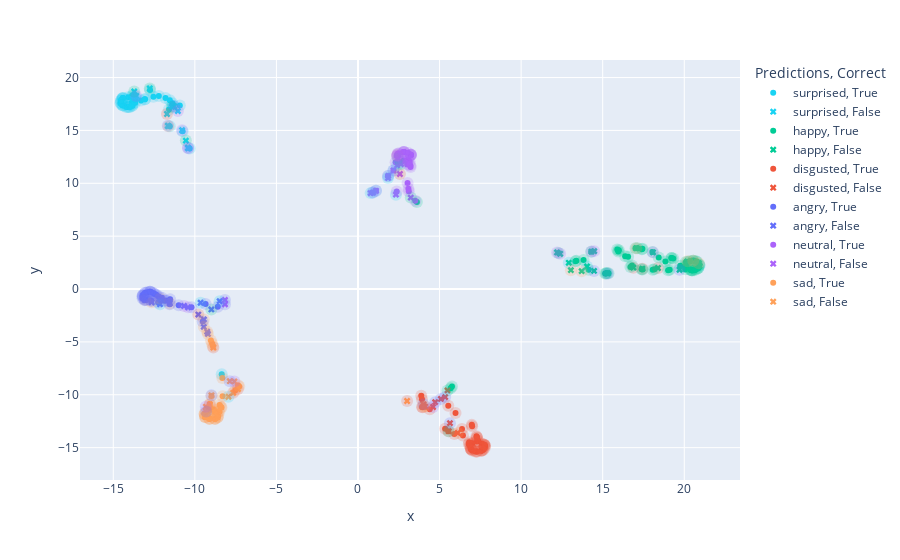

Notebook cell for this chart:
### Code cell
tsne_confidences = sklearn.manifold.TSNE()
confidences_points = tsne_confidences.fit_transform(confidences)

confidences_points_df = pd.DataFrame(confidences_points, columns=["x", "y"])
visdf = pd.concat([confidences_points_df, predictions_series, labels_series, correct_state], axis=1)

fig = px.scatter(visdf, x="x", y="y", color="Predictions", symbol="Correct", symbol_map=symbol_map, color_discrete_map=discrete_color_map)
fig2 = px.scatter(visdf, x="x", y="y", color="Label", hover_data=["Predictions"], opacity=0.2, color_discrete_map=discrete_color_map)
fig2.update_traces(dict(
  marker=dict(
    size=12,
  ),
  showlegend=False
))


fig.add_traces(fig2.data)
fig.show()

### Figure 1 — Plotly figure (JSON) as saved in the notebook; plotly's stock layout.template omitted (floating-point values rounded to 4 significant figures)
{"data": [{"hovertemplate": "Predictions=surprised<br>Correct=True<br>x=%{x}<br>y=%{y}<extra></extra>", "legendgroup": "surprised, True", "marker": {"color": "#19D3F3", "symbol": "circle"}, "mode": "markers", "name": "surprised, True", "orientation": "v", "showlegend": true, "type": "scatter", "x": [-14.2, -14.12, -14.52, -14.56, -8.351, -12.54, -13.66, -11.38, -13.83, -14.39, -10.31, -14.08, -13.3, -14.45, -14.41, -10.75, -11.53, -13.85, -13.64, -13.87, -13.65, -13.98, -13.05, -10.92, -13.07, -12.21, -14.43, -13.87, -12.74, -11.59, -11.53, -14.42, -14.05, -13.82, -14.45, -11.32, -14.54, -14.42, -14.52, -11.8, -13.84], "xaxis": "x", "y": [17.21, 17.21, 17.84, 17.63, -8.06, 18.19, 17.62, 17.58, 17.36, 17.36, 13.3, 18.13, 17.82, 17.39, 18.06, 14.93, 15.39, 17.32, 17.91, 18.14, 18.23, 17.22, 17.95, 17.37, 17.95, 18.25, 17.38, 17.61, 18.82, 16.97, 17.85, 18.06, 17.2, 17.53, 17.99, 17.32, 17.55, 18.03, 17.84, 18.07, 18.27], "yaxis": "y"}, {"hovertemplate": "Predictions=surprised<br>Correct=False<br>x=%{x}<br>y=%{y}<extra></extra>", "legendgroup": "surprised, False", "marker": {"color": "#19D3F3", "symbol": "x"}, "mode": "markers", "name": "surprised, False", "orientation": "v", "showlegend": true, "type": "scatter", "x": [-10.41, -11.27, -13.72, -10.42, -10.55, -11.66, -11.4, -11.62, -11.71, -11.04, -13.59, -10.78, -12.76], "xaxis": "x", "y": [13.31, 17.29, 18.68, 13.37, 14.04, 15.44, 17.22, 15.4, 16.55, 16.83, 18.26, 15.01, 18.96], "yaxis": "y"}, {"hovertemplate": "Predictions=happy<br>Correct=True<br>x=%{x}<br>y=%{y}<extra></extra>", "legendgroup": "happy, True", "marker": {"color": "#00CC96", "symbol": "circle"}, "mode": "markers", "name": "happy, True", "orientation": "v", "showlegend": true, "type": "scatter", "x": [17.44, 20.92, 16.38, 19.75, 15.95, 20.55, 5.762, 20.33, 14.29, 19.22, 17.4, 15.25, 13.83, 15.21, 15.15, 16.7, 17.44, 20.75, 20.11, 20.06, 20.5, 20.09, 12.29, 20.06, 20.47, 18.84, 18.43, 20.1, 20.63, 20.44, 19.11, 20.86, 20.93, 18.06, 19.01, 3.612, 19.32, 18.17, 20.72, 16.8, 20.22, 17.13, 13.33, 20.85, 20.78, 14.14, 13.39, 15.99, 18.05, 17.39, 5.679, 19.21, 15.89, 20.39, 15.36, 17.01, 20.54, 16.56], "xaxis": "x", "y": [1.844, 2.28, 3.105, 2.204, 3.551, 2.668, -9.222, 2.634, 3.533, 2.945, 3.769, 1.513, 2.745, 1.47, 1.476, 2.087, 3.799, 1.865, 2.086, 2.088, 1.753, 2.174, 3.4, 1.859, 1.767, 2.604, 2.985, 2.565, 1.788, 1.765, 1.818, 1.99, 2.286, 1.829, 1.782, 8.231, 2.885, 1.882, 2.625, 2.229, 2.563, 3.862, 2.617, 1.988, 2.581, 1.834, 2.663, 3.678, 3.513, 1.859, -9.385, 2.923, 3.739, 1.795, 1.491, 3.861, 2.67, 3.054], "yaxis": "y"}, {"hovertemplate": "Predictions=happy<br>Correct=False<br>x=%{x}<br>y=%{y}<extra></extra>", "legendgroup": "happy, False", "marker": {"color": "#00CC96", "symbol": "x"}, "mode": "markers", "name": "happy, False", "orientation": "v", "showlegend": true, "type": "scatter", "x": [18.39, 20.55, 17.06, 20.89, 12.92, 13.05, 14.32, 13.71, 17.43, 19.71, 14.47, 14.48, 20.19, 12.21, 14.04, 16.89, 18.08, 15.3, 12.39, 20.93], "xaxis": "x", "y": [1.987, 2.669, 3.862, 2.442, 2.479, 1.784, 3.545, 1.692, 1.922, 1.826, 1.713, 3.584, 2.615, 3.457, 2.135, 2.021, 3.473, 1.476, 3.332, 2.185], "yaxis": "y"}, {"hovertemplate": "Predictions=disgusted<br>Correct=True<br>x=%{x}<br>y=%{y}<extra></extra>", "legendgroup": "disgusted, True", "marker": {"color": "#EF553B", "symbol": "circle"}, "mode": "markers", "name": "disgusted, True", "orientation": "v", "showlegend": true, "type": "scatter", "x": [6.868, 5.906, 7.261, 7.723, 6.912, 5.535, 5.342, 7.598, 6.815, 6.794, 6.91, 6.947, 7.684, 6.996, 6.433, 7.311, 7.001, 7.591, 7.717, 6.377, 3.878, 3.924, 7.553, 3.961, 5.979, 7.597, 7.2, 7.292, 7.788, 3.923, 7.266, 6.937, 4.399, 7.768, 7.367, 6.92, 7.288, 6.976, 7.773, 7.766, 7.298, 5.54, 7.01], "xaxis": "x", "y": [-14.84, -13.72, -13.92, -14.72, -15.1, -11.03, -13.21, -14.63, -14.49, -14.66, -14.63, -15.19, -15.19, -12.98, -13.85, -15.36, -15.28, -15.28, -14.71, -13.24, -10.1, -10.42, -15.3, -11.19, -11.72, -15.27, -15.36, -14.41, -14.85, -11.16, -15.36, -15.16, -11.36, -14.77, -14.34, -15.08, -14.02, -12.85, -15.01, -14.78, -14.05, -13.45, -14.59], "yaxis": "y"}, {"hovertemplate": "Predictions=disgusted<br>Correct=False<br>x=%{x}<br>y=%{y}<extra></extra>", "legendgroup": "disgusted, False", "marker": {"color": "#EF553B", "symbol": "x"}, "mode": "markers", "name": "disgusted, False", "orientation": "v", "showlegend": true, "type": "scatter", "x": [4.016, 5.081, 5.564, 4.731, 6.114, 5.638, 5.488, 5.344, 4.115, 4.026, 4.6], "xaxis": "x", "y": [-10.9, -10.4, -13.44, -10.7, -13.61, -12.69, -9.588, -10.22, -11.12, -11.11, -11.16], "yaxis": "y"}, {"hovertemplate": "Predictions=angry<br>Correct=True<br>x=%{x}<br>y=%{y}<extra></extra>", "legendgroup": "angry, True", "marker": {"color": "#636EFA", "symbol": "circle"}, "mode": "markers", "name": "angry, True", "orientation": "v", "showlegend": true, "type": "scatter", "x": [-9.34, -13.09, -12.99, -13.2, -8.596, -13.2, -12.69, -12.67, -12.7, -12.25, -11.77, -11.84, -13.18, -9.518, -12.75, -12.22, -13.02, -10.21, -10.99, -13.21, -12.47, -13.08, -12.37, -12.02, -12.91, -13.08, -11.54, -12.56, -11.51, -12.75], "xaxis": "x", "y": [-1.414, -1.049, -1.026, -0.6329, -1.674, -0.8681, -1.082, -1.121, -0.2709, -1.265, -1.087, -1.106, -0.5703, -3.076, -0.2568, -0.7103, -0.3567, -1.722, -1.539, -0.6768, -0.4657, -1.021, -0.5418, -0.8174, -0.2976, -0.4044, -1.436, -0.3868, -0.9774, -0.2558], "yaxis": "y"}, {"hovertemplate": "Predictions=angry<br>Correct=False<br>x=%{x}<br>y=%{y}<extra></extra>", "legendgroup": "angry, False", "marker": {"color": "#636EFA", "symbol": "x"}, "mode": "markers", "name": "angry, False", "orientation": "v", "showlegend": true, "type": "scatter", "x": [-9.454, -10.66, -12.14, -12.13, -9.241, -9.446, -13.04, -8.482, -11.54, -10.42, -9.649, -9.787, -12.65, -9.199, -8.989], "xaxis": "x", "y": [-3.579, -1.598, -1.433, -0.8851, -4.04, -2.872, -1.017, -1.145, -1.365, -1.735, -1.298, -2.411, -1.258, -4.249, -1.93], "yaxis": "y"}, {"hovertemplate": "Predictions=neutral<br>Correct=True<br>x=%{x}<br>y=%{y}<extra></extra>", "legendgroup": "neutral, True", "marker": {"color": "#AB63FA", "symbol": "circle"}, "mode": "markers", "name": "neutral, True", "orientation": "v", "showlegend": true, "type": "scatter", "x": [2.79, 3.234, 3.21, 2.815, 0.9004, 2.477, 2.375, 2.819, 2.306, 3.163, 3.092, 2.393, 1.837, 3.224, 2.451, 2.422, 3.039, 2.176, 1.105, 2.825, 3.244, 2.67, 3.091, 3.036, 3.512, 3.236, 3.021, 3.237, 2.391, 3.238, 3.088, 2.753, 3.115], "xaxis": "x", "y": [12.15, 12.7, 11.69, 12.96, 9.127, 12.82, 9.218, 12.95, 11.99, 12.05, 12.25, 12.59, 10.69, 11.53, 12.79, 12.72, 10.03, 11.21, 9.29, 12.96, 12.66, 12.01, 9.485, 12.16, 8.349, 12.7, 11.78, 12.69, 12.59, 12.69, 12.87, 12.95, 9.252], "yaxis": "y"}, {"hovertemplate": "Predictions=neutral<br>Correct=False<br>x=%{x}<br>y=%{y}<extra></extra>", "legendgroup": "neutral, False", "marker": {"color": "#AB63FA", "symbol": "x"}, "mode": "markers", "name": "neutral, False", "orientation": "v", "showlegend": true, "type": "scatter", "x": [3.235, 0.9191, 2.457, 2.416, 2.174, 2.326, 0.7754, 2.571, 2.63, 2.404, 1.841, 1.855, 1.106, -8.155, -8.152], "xaxis": "x", "y": [8.647, 9.121, 12.33, 12.69, 11.21, 8.926, 9.07, 10.88, 11.81, 11.7, 10.5, 10.7, 9.29, -1.027, -1.451], "yaxis": "y"}, {"hovertemplate": "Predictions=sad<br>Correct=True<br>x=%{x}<br>y=%{y}<extra></extra>", "legendgroup": "sad, True", "marker": {"color": "#FFA15A", "symbol": "circle"}, "mode": "markers", "name": "sad, True", "orientation": "v", "showlegend": true, "type": "scatter", "x": [-9.39, -8.601, -8.569, -9.08, -7.279, -7.351, -8.943, -8.633, -8.76, -9.371, -9.139, -8.892, -8.316, -8.496, -8.4, -8.62, -8.556, -9.12, -8.299, -9.367, -7.528, -9.397, -8.766, -8.977, -9.088, -9.064, -8.842, -8.367, -8.762, -9.377, -9.115, -9.41, -8.784, -8.477, -9.015], "xaxis": "x", "y": [-11.81, -12.13, -11.99, -12.28, -9.207, -9.108, -5.162, -11.67, -12.26, -12.1, -11.31, -5.404, -8.423, -11.6, -11.15, -12.15, -11.59, -12.27, -10.14, -12.11, -9.601, -11.81, -12.27, -10.11, -10.88, -11.45, -11.39, -11.21, -12.27, -12.09, -12.27, -11.8, -11.58, -10.96, -4.865], "yaxis": "y"}, {"hovertemplate": "Predictions=sad<br>Correct=False<br>x=%{x}<br>y=%{y}<extra></extra>", "legendgroup": "sad, False", "marker": {"color": "#FFA15A", "symbol": "x"}, "mode": "markers", "name": "sad, False", "orientation": "v", "showlegend": true, "type": "scatter", "x": [-7.94, -9.308, -7.36, -7.576, 3.011, -8.983, -8.866, -9.076, -9.326, -7.857, -7.649], "xaxis": "x", "y": [-10.18, -11.58, -9.465, -8.739, -10.59, -10.05, -5.53, -10.91, -11.14, -8.714, -9.815], "yaxis": "y"}, {"customdata": [["surprised"], ["surprised"], ["surprised"], ["surprised"], ["surprised"], ["surprised"], ["surprised"], ["happy"], ["surprised"], ["surprised"], ["sad"], ["surprised"], ["surprised"], ["surprised"], ["angry"], ["surprised"], ["neutral"], ["surprised"], ["surprised"], ["surprised"], ["surprised"], ["surprised"], ["surprised"], ["surprised"], ["surprised"], ["surprised"], ["surprised"], ["neutral"], ["angry"], ["surprised"], ["surprised"], ["neutral"], ["surprised"], ["surprised"], ["surprised"], ["surprised"], ["surprised"], ["surprised"], ["surprised"], ["neutral"], ["surprised"], ["neutral"], ["neutral"], ["happy"], ["angry"], ["surprised"], ["neutral"], ["surprised"], ["surprised"], ["neutral"], ["surprised"], ["surprised"], ["surprised"], ["surprised"], ["surprised"], ["happy"]], "hovertemplate": "Label=surprised<br>x=%{x}<br>y=%{y}<br>Predictions=%{customdata[0]}<extra></extra>", "legendgroup": "surprised", "marker": {"color": "#19D3F3", "opacity": 0.2, "size": 12, "symbol": "circle"}, "mode": "markers", "name": "surprised", "orientation": "v", "showlegend": false, "type": "scatter", "x": [-14.2, -14.12, -14.52, -14.56, -8.351, -12.54, -13.66, 12.92, -11.38, -13.83, -7.94, -14.39, -10.31, -14.08, -12.14, -13.3, 0.9191, -14.45, -14.41, -10.75, -11.53, -13.85, -13.64, -13.87, -13.65, -13.98, -13.05, 2.174, -8.482, -10.92, -13.07, 2.326, -12.21, -14.43, -13.87, -12.74, -11.59, -11.53, -14.42, 0.7754, -14.05, 2.404, 1.841, 14.04, -9.649, -13.82, 1.855, -14.45, -11.32, 1.106, -14.54, -14.42, -14.52, -11.8, -13.84, 20.93], "xaxis": "x", "y": [17.21, 17.21, 17.84, 17.63, -8.06, 18.19, 17.62, 2.479, 17.58, 17.36, -10.18, 17.36, 13.3, 18.13, -1.433, 17.82, 9.121, 17.39, 18.06, 14.93, 15.39, 17.32, 17.91, 18.14, 18.23, 17.22, 17.95, 11.21, -1.145, 17.37, 17.95, 8.926, 18.25, 17.38, 17.61, 18.82, 16.97, 17.85, 18.06, 9.07, 17.2, 11.7, 10.5, 2.135, -1.298, 17.53, 10.7, 17.99, 17.32, 9.29, 17.55, 18.03, 17.84, 18.07, 18.27, 2.185], "yaxis": "y"}, {"customdata": [["happy"], ["disgusted"], ["disgusted"], ["disgusted"], ["disgusted"], ["disgusted"], ["disgusted"], ["disgusted"], ["happy"], ["disgusted"], ["disgusted"], ["disgusted"], ["disgusted"], ["disgusted"], ["disgusted"], ["disgusted"], ["disgusted"], ["disgusted"], ["disgusted"], ["disgusted"], ["sad"], ["disgusted"], ["disgusted"], ["disgusted"], ["disgusted"], ["disgusted"], ["sad"], ["surprised"], ["disgusted"], ["neutral"], ["disgusted"], ["disgusted"], ["happy"], ["sad"], ["disgusted"], ["disgusted"], ["disgusted"], ["disgusted"], ["disgusted"], ["disgusted"], ["disgusted"], ["sad"], ["disgusted"], ["angry"], ["disgusted"], ["disgusted"], ["disgusted"], ["disgusted"], ["disgusted"], ["disgusted"], ["sad"], ["disgusted"], ["disgusted"], ["disgusted"]], "hovertemplate": "Label=disgusted<br>x=%{x}<br>y=%{y}<br>Predictions=%{customdata[0]}<extra></extra>", "legendgroup": "disgusted", "marker": {"color": "#EF553B", "opacity": 0.2, "size": 12, "symbol": "circle"}, "mode": "markers", "name": "disgusted", "orientation": "v", "showlegend": false, "type": "scatter", "x": [18.39, 6.868, 5.906, 7.261, 7.723, 6.912, 5.535, 5.342, 17.43, 7.598, 6.815, 6.794, 6.91, 6.947, 7.684, 6.996, 6.433, 7.311, 7.001, 7.591, -7.36, 7.717, 6.377, 3.878, 3.924, 7.553, 3.011, -11.71, 3.961, 2.571, 5.979, 7.597, 16.89, -8.866, 7.2, 7.292, 7.788, 3.923, 7.266, 6.937, 4.399, -9.076, 7.768, -9.787, 7.367, 6.92, 7.288, 6.976, 7.773, 7.766, -7.649, 7.298, 5.54, 7.01], "xaxis": "x", "y": [1.987, -14.84, -13.72, -13.92, -14.72, -15.1, -11.03, -13.21, 1.922, -14.63, -14.49, -14.66, -14.63, -15.19, -15.19, -12.98, -13.85, -15.36, -15.28, -15.28, -9.465, -14.71, -13.24, -10.1, -10.42, -15.3, -10.59, 16.55, -11.19, 10.88, -11.72, -15.27, 2.021, -5.53, -15.36, -14.41, -14.85, -11.16, -15.36, -15.16, -11.36, -10.91, -14.77, -2.411, -14.34, -15.08, -14.02, -12.85, -15.01, -14.78, -9.815, -14.05, -13.45, -14.59], "yaxis": "y"}, {"customdata": [["happy"], ["happy"], ["happy"], ["happy"], ["happy"], ["happy"], ["happy"], ["happy"], ["happy"], ["happy"], ["happy"], ["happy"], ["happy"], ["neutral"], ["happy"], ["happy"], ["happy"], ["happy"], ["happy"], ["happy"], ["happy"], ["happy"], ["surprised"], ["surprised"], ["happy"], ["happy"], ["neutral"], ["happy"], ["happy"], ["happy"], ["disgusted"], ["happy"], ["happy"], ["surprised"], ["happy"], ["happy"], ["happy"], ["happy"], ["happy"], ["disgusted"], ["happy"], ["happy"], ["happy"], ["happy"], ["happy"], ["happy"], ["happy"], ["happy"], ["neutral"], ["happy"], ["happy"], ["happy"], ["happy"], ["happy"], ["happy"], ["happy"], ["happy"], ["happy"], ["happy"], ["happy"], ["surprised"], ["happy"], ["happy"], ["happy"], ["happy"], ["happy"], ["angry"], ["happy"]], "hovertemplate": "Label=happy<br>x=%{x}<br>y=%{y}<br>Predictions=%{customdata[0]}<extra></extra>", "legendgroup": "happy", "marker": {"color": "#00CC96", "opacity": 0.2, "size": 12, "symbol": "circle"}, "mode": "markers", "name": "happy", "orientation": "v", "showlegend": false, "type": "scatter", "x": [17.44, 20.92, 16.38, 19.75, 15.95, 20.55, 5.762, 20.33, 14.29, 19.22, 17.4, 15.25, 13.83, 3.235, 15.21, 15.15, 16.7, 17.44, 20.75, 20.11, 20.06, 20.5, -13.72, -10.55, 20.09, 12.29, 2.457, 20.06, 20.47, 18.84, 5.564, 18.43, 20.1, -11.4, 20.63, 20.44, 19.11, 20.86, 20.93, 5.488, 18.06, 19.01, 3.612, 19.32, 18.17, 20.72, 16.8, 20.22, 2.63, 17.13, 13.33, 20.85, 20.78, 14.14, 13.39, 15.99, 18.05, 17.39, 5.679, 19.21, -12.76, 15.89, 20.39, 15.36, 17.01, 20.54, -8.989, 16.56], "xaxis": "x", "y": [1.844, 2.28, 3.105, 2.204, 3.551, 2.668, -9.222, 2.634, 3.533, 2.945, 3.769, 1.513, 2.745, 8.647, 1.47, 1.476, 2.087, 3.799, 1.865, 2.086, 2.088, 1.753, 18.68, 14.04, 2.174, 3.4, 12.33, 1.859, 1.767, 2.604, -13.44, 2.985, 2.565, 17.22, 1.788, 1.765, 1.818, 1.99, 2.286, -9.588, 1.829, 1.782, 8.231, 2.885, 1.882, 2.625, 2.229, 2.563, 11.81, 3.862, 2.617, 1.988, 2.581, 1.834, 2.663, 3.678, 3.513, 1.859, -9.385, 2.923, 18.96, 3.739, 1.795, 1.491, 3.861, 2.67, -1.93, 3.054], "yaxis": "y"}, {"customdata": [["happy"], ["happy"], ["sad"], ["happy"], ["happy"], ["sad"], ["sad"], ["sad"], ["happy"], ["sad"], ["angry"], ["sad"], ["sad"], ["angry"], ["sad"], ["sad"], ["angry"], ["sad"], ["sad"], ["sad"], ["sad"], ["sad"], ["neutral"], ["sad"], ["sad"], ["sad"], ["angry"], ["angry"], ["surprised"], ["sad"], ["disgusted"], ["sad"], ["happy"], ["angry"], ["sad"], ["sad"], ["disgusted"], ["sad"], ["sad"], ["sad"], ["sad"], ["disgusted"], ["sad"], ["sad"], ["sad"], ["sad"], ["sad"], ["sad"], ["sad"], ["sad"], ["sad"], ["angry"], ["angry"], ["sad"]], "hovertemplate": "Label=sad<br>x=%{x}<br>y=%{y}<br>Predictions=%{customdata[0]}<extra></extra>", "legendgroup": "sad", "marker": {"color": "#FFA15A", "opacity": 0.2, "size": 12, "symbol": "circle"}, "mode": "markers", "name": "sad", "orientation": "v", "showlegend": false, "type": "scatter", "x": [20.55, 17.06, -9.39, 20.89, 13.05, -8.601, -8.569, -9.08, 13.71, -7.279, -9.454, -7.351, -8.943, -12.13, -8.633, -8.76, -9.241, -9.371, -9.139, -8.892, -8.316, -8.496, 2.416, -8.4, -8.62, -8.556, -9.446, -13.04, -11.62, -9.12, 6.114, -8.299, 20.19, -11.54, -9.367, -7.528, 4.115, -9.397, -8.766, -8.977, -9.088, 4.026, -9.064, -8.842, -8.367, -8.762, -9.377, -9.115, -9.41, -8.784, -8.477, -12.65, -9.199, -9.015], "xaxis": "x", "y": [2.669, 3.862, -11.81, 2.442, 1.784, -12.13, -11.99, -12.28, 1.692, -9.207, -3.579, -9.108, -5.162, -0.8851, -11.67, -12.26, -4.04, -12.1, -11.31, -5.404, -8.423, -11.6, 12.69, -11.15, -12.15, -11.59, -2.872, -1.017, 15.4, -12.27, -13.61, -10.14, 2.615, -1.365, -12.11, -9.601, -11.12, -11.81, -12.27, -10.11, -10.88, -11.11, -11.45, -11.39, -11.21, -12.27, -12.09, -12.27, -11.8, -11.58, -10.96, -1.258, -4.249, -4.865], "yaxis": "y"}, {"customdata": [["angry"], ["angry"], ["angry"], ["angry"], ["disgusted"], ["angry"], ["angry"], ["angry"], ["angry"], ["angry"], ["angry"], ["sad"], ["angry"], ["happy"], ["angry"], ["angry"], ["angry"], ["surprised"], ["happy"], ["surprised"], ["surprised"], ["angry"], ["angry"], ["angry"], ["angry"], ["disgusted"], ["angry"], ["disgusted"], ["disgusted"], ["angry"], ["disgusted"], ["angry"], ["angry"], ["sad"], ["angry"], ["angry"], ["angry"], ["happy"], ["sad"], ["angry"], ["neutral"], ["angry"], ["angry"], ["neutral"], ["angry"], ["angry"]], "hovertemplate": "Label=angry<br>x=%{x}<br>y=%{y}<br>Predictions=%{customdata[0]}<extra></extra>", "legendgroup": "angry", "marker": {"color": "#636EFA", "opacity": 0.2, "size": 12, "symbol": "circle"}, "mode": "markers", "name": "angry", "orientation": "v", "showlegend": false, "type": "scatter", "x": [-9.34, -13.09, -12.99, -13.2, 4.016, -8.596, -13.2, -12.69, -12.67, -12.7, -12.25, -9.308, -11.77, 19.71, -11.84, -13.18, -9.518, -11.27, 14.47, -10.42, -11.66, -12.75, -12.22, -13.02, -10.21, 5.081, -10.99, 4.731, 5.638, -13.21, 5.344, -12.47, -13.08, -8.983, -12.37, -12.02, -12.91, 15.3, -7.857, -13.08, -8.155, -11.54, -12.56, -8.152, -11.51, -12.75], "xaxis": "x", "y": [-1.414, -1.049, -1.026, -0.6329, -10.9, -1.674, -0.8681, -1.082, -1.121, -0.2709, -1.265, -11.58, -1.087, 1.826, -1.106, -0.5703, -3.076, 17.29, 1.713, 13.37, 15.44, -0.2568, -0.7103, -0.3567, -1.722, -10.4, -1.539, -10.7, -12.69, -0.6768, -10.22, -0.4657, -1.021, -10.05, -0.5418, -0.8174, -0.2976, 1.476, -8.714, -0.4044, -1.027, -1.436, -0.3868, -1.451, -0.9774, -0.2558], "yaxis": "y"}, {"customdata": [["neutral"], ["happy"], ["neutral"], ["neutral"], ["neutral"], ["neutral"], ["neutral"], ["neutral"], ["angry"], ["surprised"], ["neutral"], ["neutral"], ["neutral"], ["neutral"], ["neutral"], ["neutral"], ["neutral"], ["neutral"], ["neutral"], ["neutral"], ["happy"], ["sad"], ["neutral"], ["neutral"], ["happy"], ["neutral"], ["neutral"], ["neutral"], ["neutral"], ["neutral"], ["neutral"], ["surprised"], ["angry"], ["happy"], ["disgusted"], ["neutral"], ["neutral"], ["surprised"], ["neutral"], ["neutral"], ["sad"], ["neutral"], ["neutral"], ["neutral"], ["surprised"], ["happy"], ["neutral"]], "hovertemplate": "Label=neutral<br>x=%{x}<br>y=%{y}<br>Predictions=%{customdata[0]}<extra></extra>", "legendgroup": "neutral", "marker": {"color": "#AB63FA", "opacity": 0.2, "size": 12, "symbol": "circle"}, "mode": "markers", "name": "neutral", "orientation": "v", "showlegend": false, "type": "scatter", "x": [2.79, 14.32, 3.234, 3.21, 2.815, 0.9004, 2.477, 2.375, -10.66, -10.41, 2.819, 2.306, 3.163, 3.092, 2.393, 1.837, 3.224, 2.451, 2.422, 3.039, 14.48, -7.576, 2.176, 1.105, 12.21, 2.825, 3.244, 2.67, 3.091, 3.036, 3.512, -11.04, -10.42, 18.08, 4.6, 3.236, 3.021, -13.59, 3.237, 2.391, -9.326, 3.238, 3.088, 2.753, -10.78, 12.39, 3.115], "xaxis": "x", "y": [12.15, 3.545, 12.7, 11.69, 12.96, 9.127, 12.82, 9.218, -1.598, 13.31, 12.95, 11.99, 12.05, 12.25, 12.59, 10.69, 11.53, 12.79, 12.72, 10.03, 3.584, -8.739, 11.21, 9.29, 3.457, 12.96, 12.66, 12.01, 9.485, 12.16, 8.349, 16.83, -1.735, 3.473, -11.16, 12.7, 11.78, 18.26, 12.69, 12.59, -11.14, 12.69, 12.87, 12.95, 15.01, 3.332, 9.252], "yaxis": "y"}], "layout": {"legend": {"title": {"text": "Predictions, Correct"}, "tracegroupgap": 0}, "margin": {"t": 60}, "xaxis": {"anchor": "y", "domain": [0, 1], "title": {"text": "x"}}, "yaxis": {"anchor": "x", "domain": [0, 1], "title": {"text": "y"}}}}
